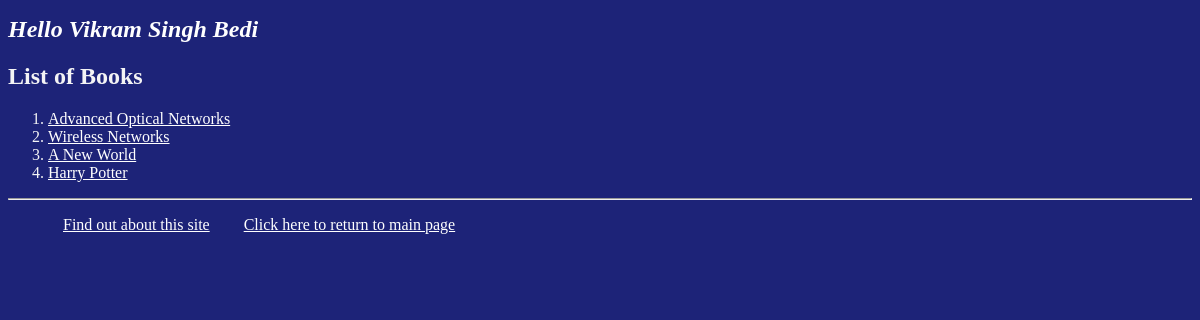
The page /myapp/ on the database its author committed.
### myapp/models.py (models this page shows, shortened)
class Book(models.Model):
    CATEGORY_CHOICES = [
        ('S', 'Scinece&Tech'),
        ('F', 'Fiction'),
        ('B', 'Biography'),
        ('T', 'Travel'),
        ('O', 'Other')
    ]
    title = models.CharField(max_length=200)
    category = models.CharField(max_length=1, choices=CATEGORY_CHOICES, default='S')
    num_pages = models.PositiveIntegerField(default=100)
    price = models.DecimalField(max_digits=10, decimal_places=2)
    publisher = models.ForeignKey(Publisher, related_name='books', on_delete=models.CASCADE)
    description = models.TextField(blank=True, null=True)

### myapp/views.py (the view)
# urls.py: path(r'', views.index, name='index'),
def index(request):
    booklist = Book.objects.all().order_by('id')[:10]
    return render(request, 'myapp/index.html', {'booklist': booklist})

### myapp/templates/myapp/index.html
{% extends 'myapp/base.html' %}
{% block myhdg %}
    <h1>Hello Vikram Singh Bedi</h1>
{% endblock %}
{% block body_block %}
    <body>
         {% if booklist %}
        <h2>List of Books</h2>
        <ol>
            {% for book  in booklist %}
               <li><a href="{% url 'myapp:detail' book.id %}">{{ book.title }}</a></li>
            {% endfor %}
        </ol>
        {% else %}
            <strong>There are no available books!</strong>
        {% endif %}
    </body>
{% endblock %}

### myapp/static/myapp/styles.css (style rules this page uses)
body { background-color: #1d2378; color: #f4f4f5; font-size: 16px; }
h1 { font-size: 24px; color: #ffffff; font-style: italic; position: relative; }
a { color: white; }

### rows shown on the page
Book: title "Advanced Optical Networks"
Book: title "Wireless Networks"
Book: title "A New World"
Book: title "Harry Potter"
